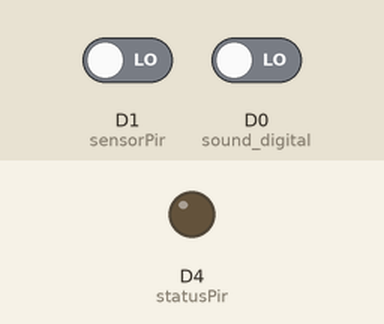
Simulated run of this sketch. Board: ESP8266 (NodeMCU). On the bench: output pins drawn as LEDs (lit = HIGH). The test bench sets the inputs (shaded band); at power-on: D1 (sensorPir) LOW, D0 (sound_digital) LOW. WiFi joins after 1.5 s; servers stay silent unless stated; what the sketch prints to the serial monitor is not drawn.

Above: at 2.7 s.
2.8 s: D1 (sensorPir) driven HIGH
At 15.2 s:
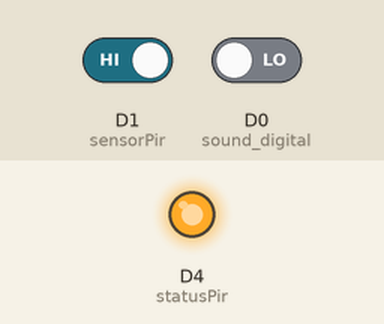
20.6 s: D1 (sensorPir) driven LOW
At 28.0 s:
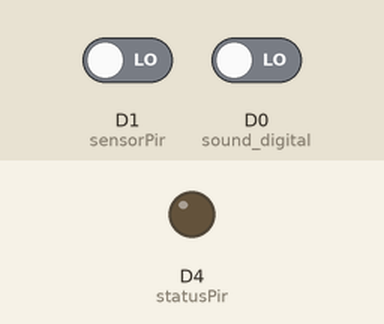
Timing chart, 0 to 29.5 s (numbered marks = the images above; inputs shaded):
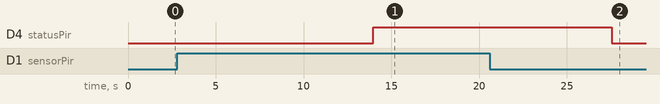

The sketch:

freeroomcode.ino
```cpp
#include <ESP8266WiFi.h>
#include <FirebaseArduino.h>

// Set Konfigurasi Firebase
#define FIREBASE_HOST "freeroom-box-default-rtdb.asia-southeast1.firebasedatabase.app"
#define FIREBASE_AUTH "W7x9b********************************"
#define WIFI_SSID "AndroidAP"
#define WIFI_PASSWORD "**********"

String myPir;
String mySound;
String sound = "Sound Detected";
String nosound = "Sound Not-Detected";
String motion = "Motion Detected";
String nomotion = "Motion Not-Detected";

int spdata = 0; // Menampung nilai sensor pir
int ssdata = 0; // Menampung nilai sensor suara
int sensorPir = D1;
int statusPir = D4;
int sound_digital = D0;
int sound_analog = A0;
int statusSound = D5;


void setup() {
  Serial.begin(9600);
  pinMode(sensorPir, INPUT);
  pinMode(statusPir, OUTPUT);
  int val = 0;
  // Menghubungkan ke wifi
  WiFi.begin(WIFI_SSID, WIFI_PASSWORD);
  Serial.print("Menghubungkan...");
  while (WiFi.status() != WL_CONNECTED) {
    Serial.print(".");
    delay(500);
  }
  Serial.println();
  Serial.print("Terhubung: ");
  Serial.println(WiFi.localIP());

  Firebase.begin(FIREBASE_HOST, FIREBASE_AUTH);
}

int n = 0;

void loop() {
  // val_kyd = digitalRead(sound_digital);
  // val_kya = analogRead(sound_analog);
  ssdata = digitalRead(sound_digital);
  spdata = digitalRead(sensorPir);
  myPir = String(spdata);
  mySound = String(ssdata);
  Serial.println(mySound);
  Serial.print("/t");
  Serial.println(myPir);
  // Serial.print("/t");
  // Serial.println(val_kya);
  // Serial.print("/t");
  // Serial.println(val_kyd);
  Firebase.setString("Variabel/Value",mySound);
  delay(1000);
  Firebase.setString("Variabel/Value",myPir);
  delay(1000);

  long stateSound = digitalRead(sound_digital);
  if(stateSound == HIGH) {
    digitalWrite (statusSound, HIGH);
    Serial.print("Suara Terdeteksi!");
    Serial.println(stateSound);
    Firebase.setString("state/alert", sound);
    delay(1000);
  }
  else {
    digitalWrite (statusSound, LOW);
    Serial.print("Suara Tidak Terdeteksi!");
    Firebase.setString("state/alert", nosound);
  }

  delay(10000);

  long statePir = digitalRead(sensorPir);
  if(statePir ==  HIGH) {
    digitalWrite (statusPir, HIGH);
    Serial.print("Gerakan Terdeteksi!");
    Serial.println(statePir);
    Firebase.setString("state/alert", motion);
    delay(1000);
  }
  else {
    digitalWrite (statusPir, LOW);
    Serial.print("Gerakan Tidak Terdeteksi!");
    Firebase.setString("state/alert", nomotion);
    delay(1000);
  }

}
```

Measured:
- after the input at 2.8 s, D4 (statusPir): LOW → HIGH after 11.2 s
- after the input at 20.6 s, D4 (statusPir): HIGH → LOW after 7.0 s
